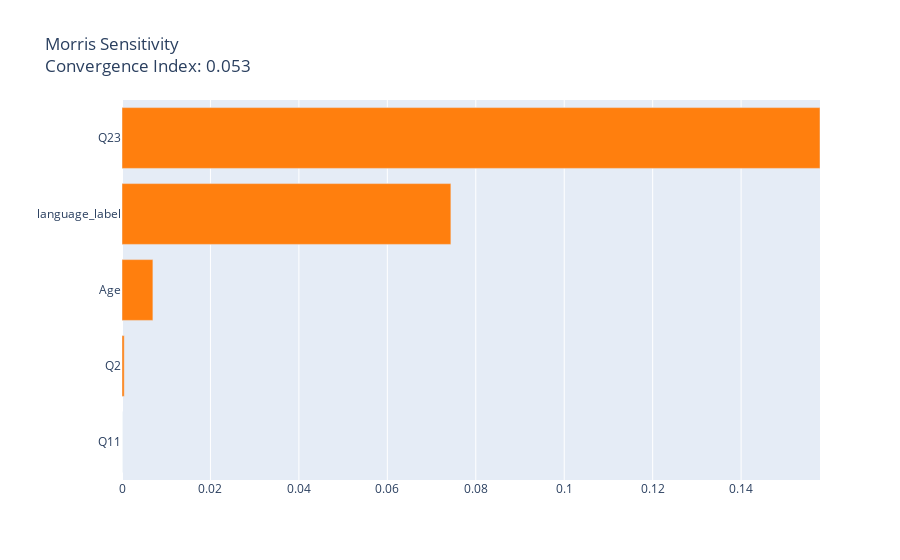

The notebook cell saved with this chart:
### Code cell
# SHAP 결과
interpret_model(tuned_xgboost, plot = 'summary')
interpret_model(tuned_xgboost, plot = 'msa')

### Figure 1 — Plotly figure (JSON) as saved in the notebook; plotly's stock layout.template omitted (floating-point values rounded to 4 significant figures)
{"data": [{"marker": {"color": ["#1f77b4", "#ff7f0e", "#ff7f0e", "#ff7f0e", "#ff7f0e"]}, "orientation": "h", "type": "bar", "x": [0, 0.0005036, 0.006986, 0.07437, 0.1578], "y": ["Q11", "Q2", "Age", "language_label", "Q23"]}], "layout": {"title": {"text": "Morris Sensitivity<br>Convergence Index: 0.053"}, "xaxis": {"range": [0, 0.1578], "title": {"text": ""}}, "yaxis": {"automargin": true, "dtick": 1, "title": {"text": ""}}}}
